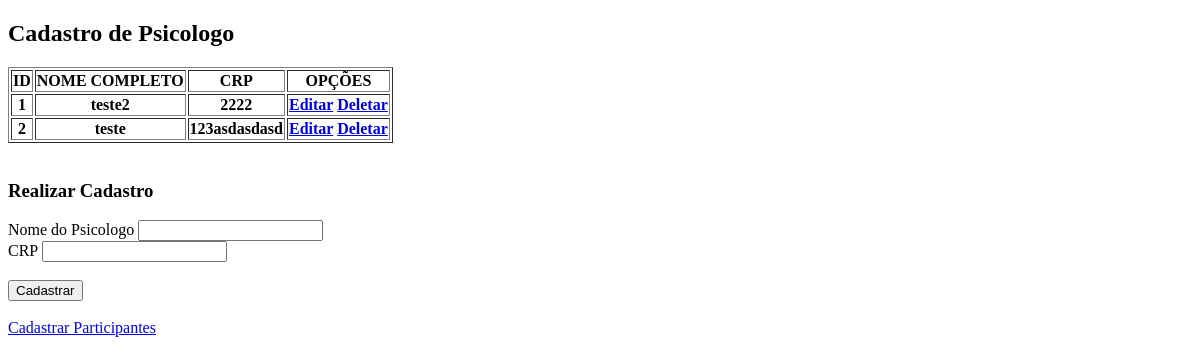
The page /grupos/home_psicologo on the database as committed earlier.
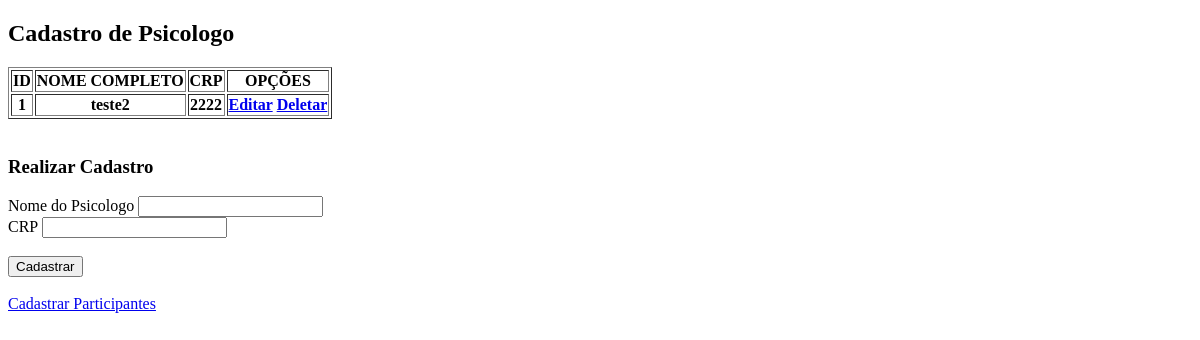
The same page on the database as committed later.
### grupos/models.py (models this page shows, shortened)
class Psicologo(models.Model):
    idPsicologo     = models.AutoField(primary_key=True)
    NomePsicologo   = models.CharField(max_length=30)
    CRP             = models.CharField(max_length=12)

### grupos/views.py (the view)
# urls.py: path('home_psicologo',                  home_psicologo,         name="home_psicologo"),
def home_psicologo(request):
    psicologo = Psicologo.objects.all()
    return render(request, "index_psicologo.html", {"psicologo": psicologo})

### grupos/templates/index_psicologo.html (shortened to what this page needs)
<!doctype html>
<html lang="pt-br">
<head>
</head>
<body>
    <h2>Cadastro de Psicologo</h2>
    <div class="tabela-psicologo">
        <table border="1">
            <tr>
                <th>ID              </th>
                <th>NOME COMPLETO   </th>
                <th>CRP             </th>
                <th>OPÇÕES          </th>
            </tr>
        {% for psicologo in  psicologo %}
            <tr>
                <th>{{ psicologo.idPsicologo    }}</th>
                <th>{{ psicologo.NomePsicologo  }}</th>
                <th>{{ psicologo.CRP            }}</th>
                <th>
                    <a href="{% url "editar_psicologo"  psicologo.idPsicologo %}">Editar</a>
                    <a href="{% url "deletar_psicologo" psicologo.idPsicologo %}" onclick="return confirm('Deseja realmente deletar?')">Deletar</a>
                </th>
            {% endfor %}
            </tr>
        </table>
    </div>
    <br>
    <h3>Realizar Cadastro</h3>
    <div class="tabela-insercao-dados-psicologo">
        <form action="{% url 'salvar_psicologo' %}" method="POST">
            Nome do Psicologo <input type="text" name="NomePsicologo" required  >   <br>
            CRP               <input type="text" name="CRP"                     >   <br><br>
            <button type="submit">Cadastrar</button>
        </form>
    </div>
    <br>
    <div>
        <a href=" /grupos ">Cadastrar Participantes</a>
    </div>
</body>
</html>

Rows that differ between the two databases and show on the page:
removed Psicologo: idPsicologo "2", NomePsicologo "teste", CRP "123asdasdasd"
